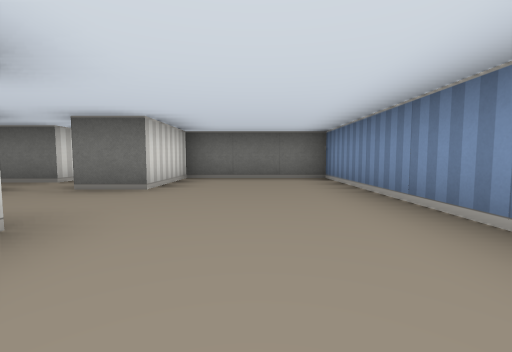
view 1 (above)

19 first-person views from a walk through a cub3D level. The camera is about half as high as the walls, tilts 4° down and sees 90° across. The floor is counted in squares. Each view is taken from the middle of a square. On the plan, view 1 faces up. The plan holds only what a view shows up to about 9 squares ahead; the rest is blank.

view 2
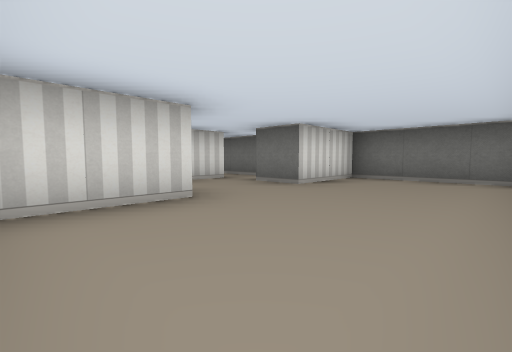

view 3
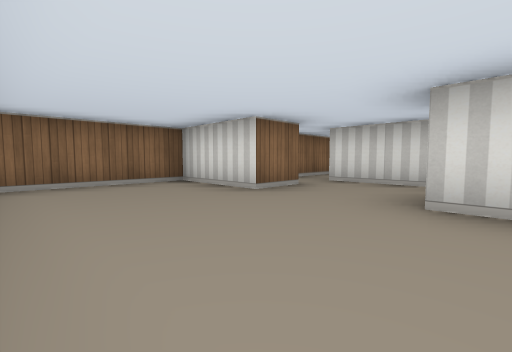

view 4
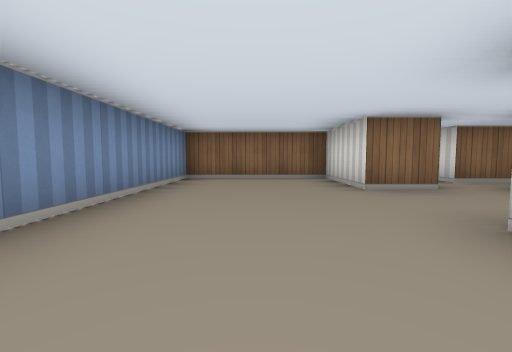

view 5
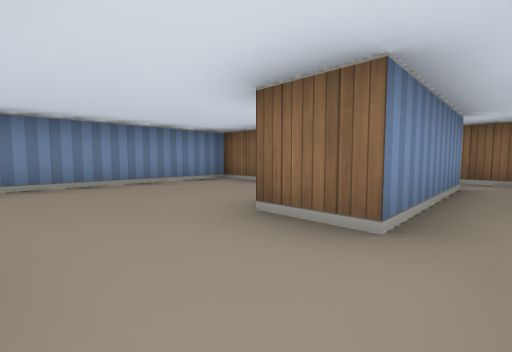

view 6
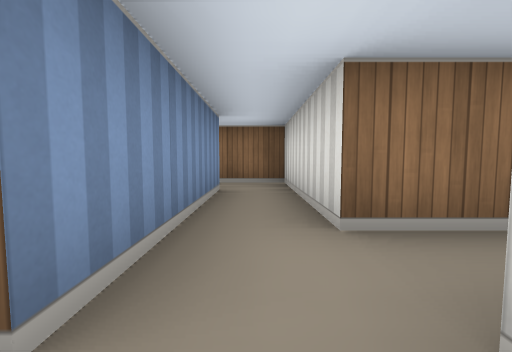

view 7
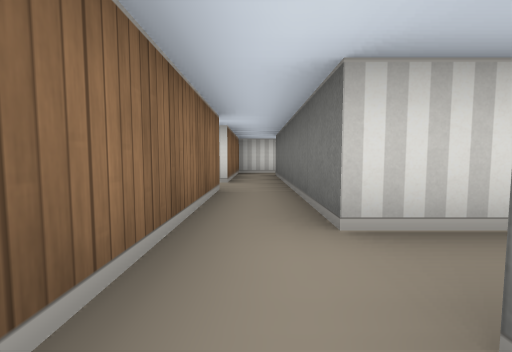

view 8
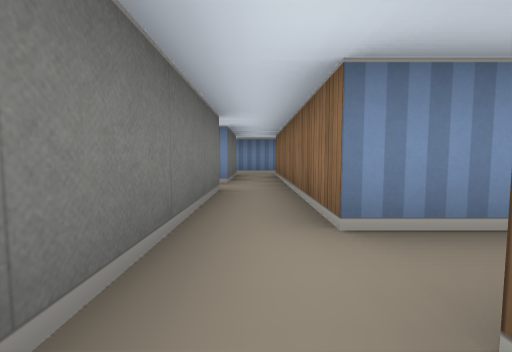

view 9
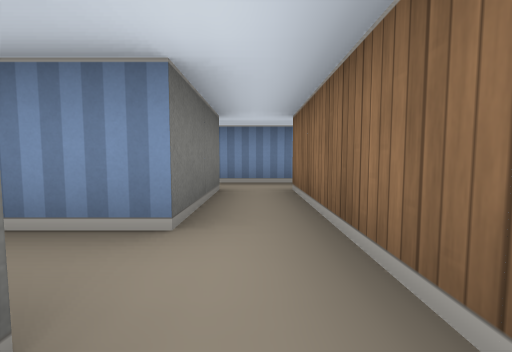

view 10
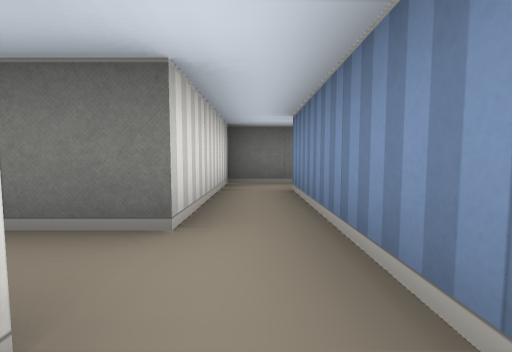

view 11
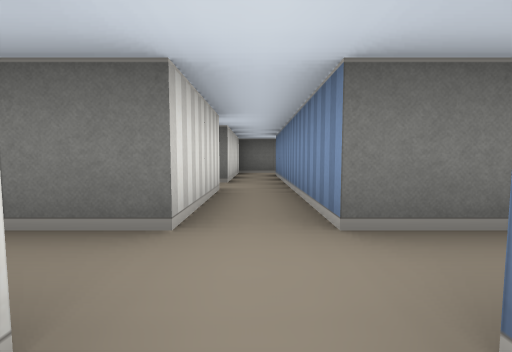

view 12
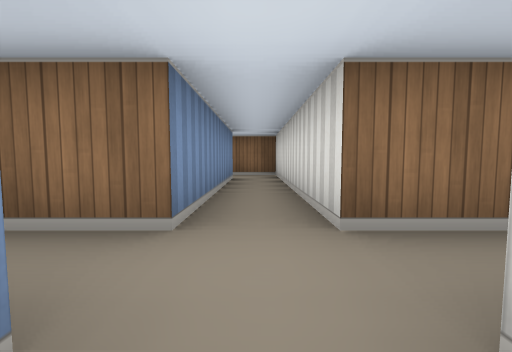

view 13
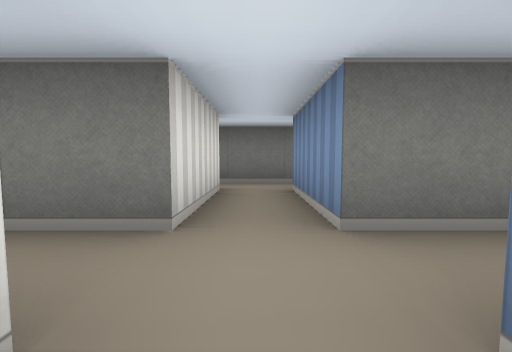

view 14
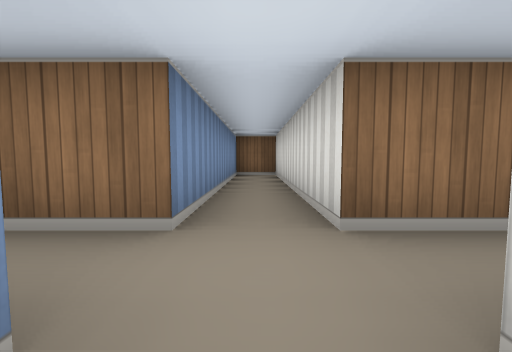

view 15
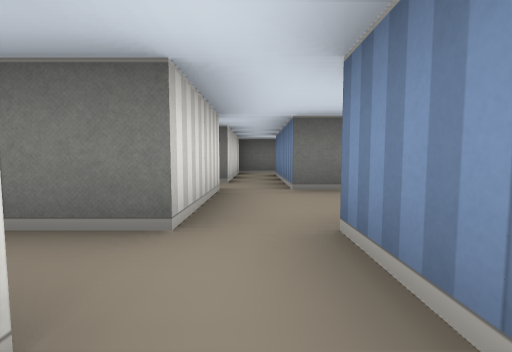

view 16
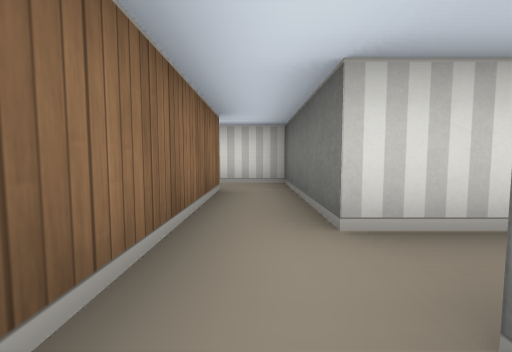

view 17
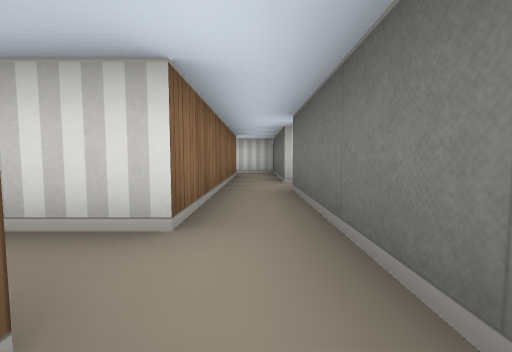

view 18
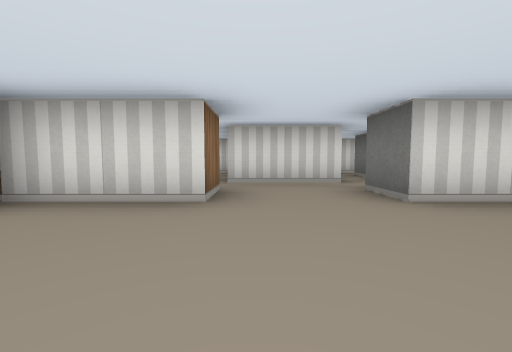

view 19
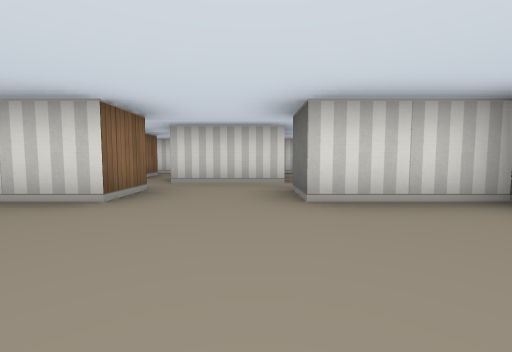

### Floor plan
Points are (right, up) in squares from view 1. A wall is a line through its corners. A room is listed if a view was taken in it or the views show most of it. See-through windows are left out.
Room 1 (views 1, 2, 3, 4, 18, 19)
walls: (-1.5, 1.5) (-1.5, -0.5) (1.5, -0.5) (1.5, 5.5) (-1.5, 5.5) (-1.5, 3.5)
ways out: opening at (-2, 2.5) to room 2
Room 2 (views 5, 6)
walls: (-3.5, 3.6) (-3.5, 1.5); (-1.5, 3.5) (-2.5, 3.5) (-2.5, 6.5); (-2.5, 0.5) (-2.5, 1.5) (-1.5, 1.5); (-3.5, 6.5) (-3.5, 4.5)
ways out: opening at (-2, 2.5) to room 1; opening at (-3, -0.5) to room 4; opening at (-3, 5.5) to room 9; opening at (-4.5, 1); opening at (-4.5, 4)
Room 3 (views 7, 17)
walls: (2.5, -0.4) (2.5, -1.5); (2.5, 6.5) (2.5, 5.5); (3.6, 7.5) (2.4, 7.5); (5.5, -1.5) (3.5, -1.5) (3.5, -0.5); (2.5, -2.5) (5.5, -2.5)
ways out: opening at (1.5, -2) to room 5; opening at (1.5, 7) to room 8; opening at (4.5, -2) to room 10; opening at (4.5, 7)
Room 4 (views 8, 15)
walls: (-3.5, 0.5) (-3.5, -2.5) (-0.5, -2.5); (-0.5, -1.5) (-2.5, -1.5) (-2.5, 0.5)
ways out: opening at (-3, -0.5) to room 2; opening at (-1.5, -2) to room 5
Room 5 (view 9)
walls: (0.5, -2.5) (2.5, -2.5); (2.5, -1.5) (-0.5, -1.5)
ways out: opening at (1.5, -2) to room 3; opening at (-1.5, -2) to room 4; opening at (0, -3.5) to room 7
Room 6 (views 10, 11, 12)
walls: (5.5, -5.5) (5.5, -10.5) (6.6, -10.5); (6.5, -9.5) (6.5, -5.5) (7.5, -5.5); (7.6, -4.5) (6.5, -4.5) (6.5, -2.5); (5.5, -2.5) (5.5, -4.5)
ways out: opening at (5, -5) to room 7; opening at (6, -3.5) to room 10; opening at (7.5, -5)
Room 7 (views 13, 14)
walls: (1.6, -4.5) (0.5, -4.5) (0.5, -2.5); (-0.5, -5.5) (-0.5, -10.5) (0.5, -10.5) (0.5, -5.5) (1.5, -5.5); (-0.5, -2.5) (-0.5, -4.5); (4.4, -5.5) (5.5, -5.5); (5.5, -4.5) (4.5, -4.5)
ways out: opening at (0, -3.5) to room 5; opening at (5, -5) to room 6; opening at (-1, -5)
Room 8 (view 16)
walls: (-0.5, 8.6) (-0.5, 7.5); (-0.5, 6.5) (2.5, 6.5); (2.4, 7.5) (0.5, 7.5)
ways out: opening at (1.5, 7) to room 3; opening at (-1.5, 7) to room 9; opening at (0, 8.5)
Room 9 (no view inside)
walls: (-2.5, 6.5) (-0.5, 6.5); (-0.5, 7.5) (-3.5, 7.5) (-3.5, 6.5)
ways out: opening at (-3, 5.5) to room 2; opening at (-1.5, 7) to room 8
Room 10 (no view inside)
walls: (5.5, 0.5) (5.5, -1.5); (6.5, -2.5) (6.5, 0.5)
ways out: opening at (4.5, -2) to room 3; opening at (6, -3.5) to room 6; opening at (6, -0.5)

Positions as (right, up) in squares from view 1, and headings:
1: (0, 0), facing up
2: (1, 0), facing up-left
3: (1, 4), facing down-left
4: (0, 5), facing down
5: (-3, 3), facing down-right
6: (-3, 2), facing down
7: (4, -2), facing left
8: (-1, -2), facing right
9: (2, -2), facing right
10: (6, -3), facing up
11: (6, -6), facing up
12: (6, -4), facing down
13: (0, -6), facing up
14: (0, -4), facing down
15: (-3, 0), facing up
16: (1, 7), facing left
17: (4, 7), facing left
18: (1, 2), facing left
19: (1, 3), facing left
